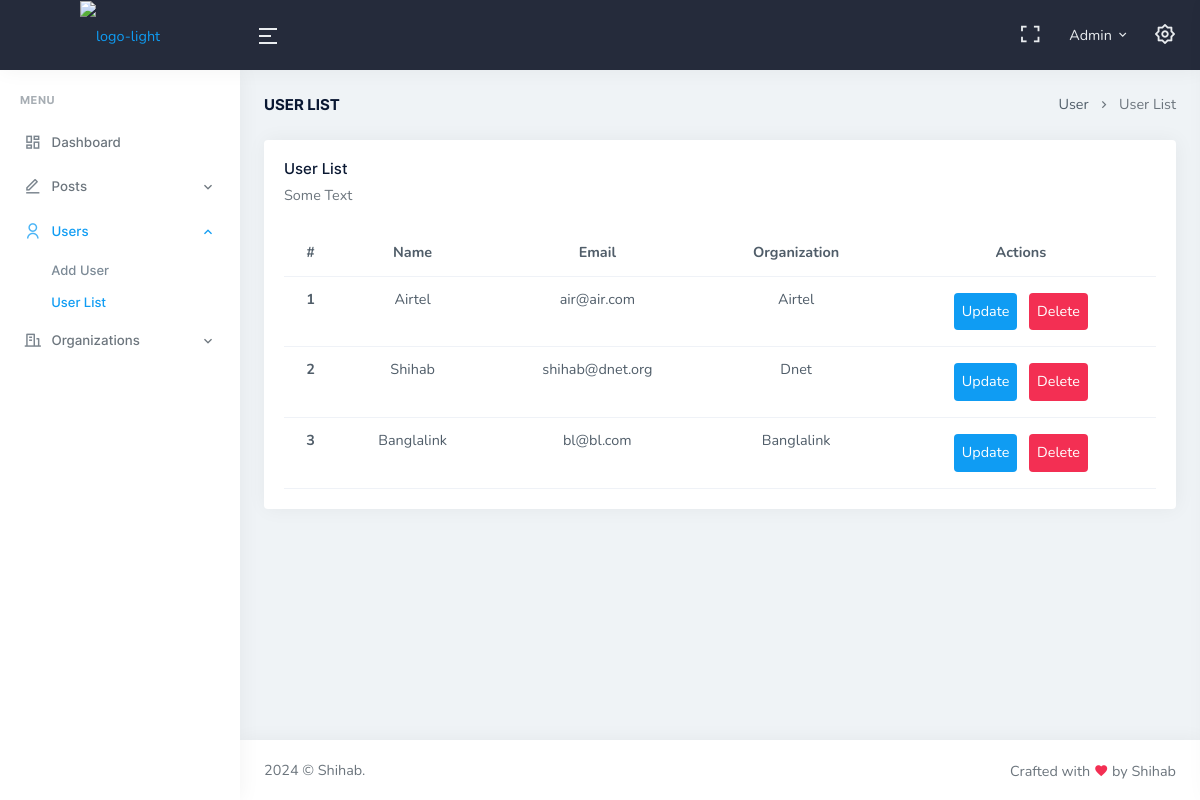
Screenshot of /user-list.php (signed in) with the database file from the repository.
### tables this page shows
CREATE TABLE `users` (
  `user_id` int(6) NOT NULL,
  `user_name` varchar(50) NOT NULL,
  `user_email` varchar(50) NOT NULL,
  `user_pass` varchar(255) NOT NULL,
  `user_org` varchar(50) NOT NULL,
  `user_active` int(11) NOT NULL DEFAULT 1,
  `created_at` datetime NOT NULL DEFAULT current_timestamp()
);

CREATE TABLE `organizations` (
  `org_id` int(6) NOT NULL,
  `org_name` varchar(50) NOT NULL,
  `org_address` varchar(50) NOT NULL,
  `created_at` datetime NOT NULL DEFAULT current_timestamp()
);

### includes/helper-func.php (called while the page is built, shortened)
<?php
function getOrgList($orgId, $conn) {
    if ($orgId == null) {
        $sql = "SELECT * FROM organizations";
        $result = mysqli_query($conn, $sql);
        return $result;
    }
    else {
        $sql = "SELECT org_name FROM organizations WHERE org_id = $orgId";
        $result = mysqli_query($conn, $sql);
        $row = mysqli_fetch_assoc($result);
        return $row['org_name'];
    }
}
function getUserList($userId, $conn) {
    if ($userId == null) {
        $sql = "SELECT * FROM users WHERE user_active = 1";
        $result = mysqli_query($conn, $sql);
        return $result;
    }
    else {
        $sql = "SELECT * FROM users WHERE user_id = $userId";
        $result = mysqli_query($conn, $sql);
        return $result;
    }
}

### user-list.php (the view, shortened to what this page needs)
<?php
include 'includes/header.php';
include 'includes/helper-func.php';
?>
<div class="container-fluid">
    <div class="row">
        <div class="col-12">
            <div class="page-title-box d-sm-flex align-items-center justify-content-between">
                <h4 class="mb-sm-0">User List</h4>
                <div class="page-title-right">
                    <ol class="breadcrumb m-0">
                        <li class="breadcrumb-item"><a href="javascript: void(0);">User</a></li>
                        <li class="breadcrumb-item active">User List</li>
                    </ol>
                </div>
            </div>
        </div>
    </div>
    <div class="row">
        <div class="col-12">
            <div class="card">
                <div class="card-body">
                    <h4 class="card-title">User List</h4>
                    <p class="card-title-desc">Some Text</p>
                    <?php
                        $userList =  getUserList(null, $conn);
                        if (mysqli_num_rows($userList) > 0) {
                            $count = 1;
                            echo "<div class='w-100 overflow-auto'> <table class='text-center table overflow-y-auto table-hover mb-0'>
                                <thead>
                                    <tr>
                                        <th>#</th>
                                        <th>Name</th>
                                        <th>Email</th>
                                        <th>Organization</th>
                                        <th>Actions</th>
                                    </tr>
                                </thead>";
                                while ($row = mysqli_fetch_assoc($userList)) {
                                    echo "<tr>
                                    <th>".$count."</th>
                                    <td>".$row ['user_name']."</td>
                                    <td>".$row ['user_email']."</td>
                                    <td>".getOrgList($row['user_org'],$conn)."</td>
                                    <td>
                                        <a class='d-inline-block bg-primary text-white p-2 m-1 rounded-2' href='update-post.php?userId=".$row ['user_id']."'>Update</a>
                                        <a class='d-inline-block bg-danger text-white p-2 m-1 rounded-2' href='".htmlspecialchars($_SERVER['PHP_SELF'])."?userId=".$row ['user_id']."'>Delete</a>
                                    </td>
                                </tr>";
                                $count++;
                                }
                            echo "</table> </div>";
                        }
                        else {
                            echo "<p class='text-center fs-4'>No users 😔</p>";
                        }
                    ?>
                </div>
            </div>
        </div>
    </div>
</div>
<?php
include 'includes/footer.php';
?>

### rows the page displays
users: user_name "Airtel", user_email "air@air.com", user_org.org_name "Airtel"
users: user_name "Shihab", user_email "shihab@dnet.org", user_org.org_name "Dnet"
users: user_name "Banglalink", user_email "bl@bl.com", user_org.org_name "Banglalink"

### other values shown
$_SESSION['admin'] "Admin"
